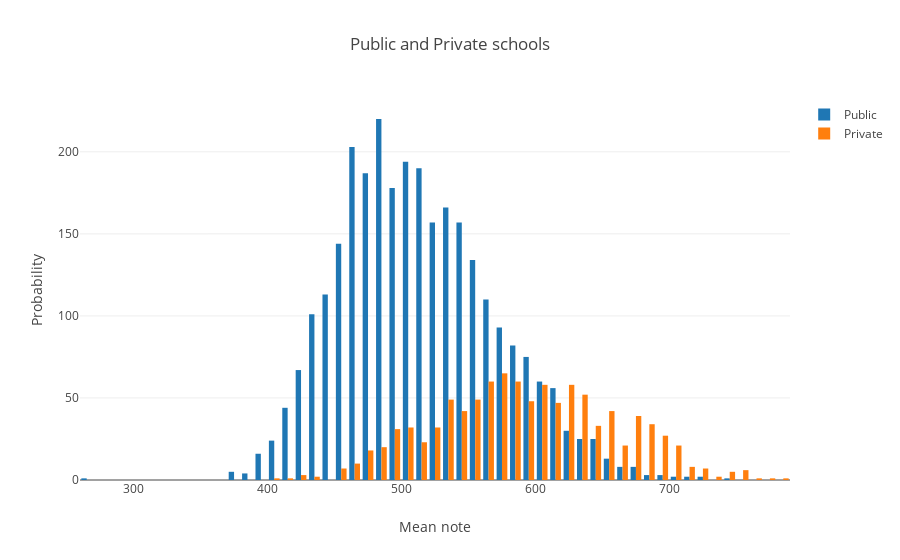

Notebook source saved alongside this figure:
### Code cell
data_public = go.Histogram(x = np.array(data_s.Mean_notes[data_s.TP_ESCOLA == 2]), name= 'Public')
data_private = go.Histogram(x =np.array(data_s.Mean_notes[data_s.TP_ESCOLA == 3]), name= 'Private')
data2 = [data_public, data_private]
layout = go.Layout(title = 'Public and Private schools', xaxis=dict(title = 'Mean note'), yaxis=dict(title = 'Probability'))
fig = go.Figure(data = data2, layout=layout)
py.offline.iplot(fig, filename = 'first histogram')

### Figure 1 — Plotly figure (JSON) as saved in the notebook; plotly's stock layout.template omitted (floating-point values rounded to 4 significant figures; data arrays with more than 128 entries replaced by an {"elided": "..."} marker saying what was removed)
{"data": [{"name": "Public", "type": "histogram", "x": {"elided": "2903 float values"}}, {"name": "Private", "type": "histogram", "x": {"elided": "1016 float values"}}], "layout": {"title": "Public and Private schools", "xaxis": {"title": "Mean note"}, "yaxis": {"title": "Probability"}}}
